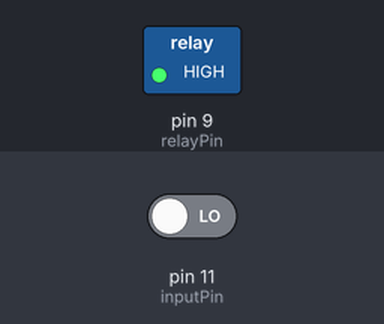
This sketch was run on a simulated Arduino Uno, built with avr-gcc and run on an emulated ATmega328P. Parts: switched loads named in the sketch (green lamp = pin HIGH). The test bench sets the inputs (shaded band); at power-on: pin 11 (inputPin) LOW. What the sketch prints to the serial monitor is not drawn.

Above: at 0.1 s.
At 29.1 s:
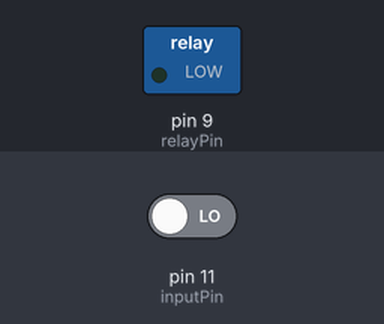
Timing chart, 0 to 30.6 s (numbered marks = the images above):
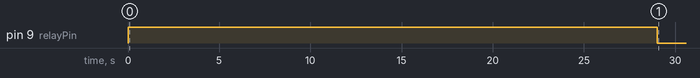

Measured:
- by itself, pin 9 (relayPin): HIGH → LOW at 29.0 s

The sketch:

pir_sensor_test_code.ino
```cpp
// (licence header left out)
int relayPin = 9; // choose the pin for the LED
int inputPin = 11; // choose the input pin (for PIR sensor)
int pirState = LOW; // we start, assuming no motion detected
int pirVal = 0; // variable for reading the pin status
int t1, t2, t, T,i;
void setup() {
  pinMode(relayPin, OUTPUT); // declare LED as output
  pinMode(inputPin, INPUT); // declare sensor as input
  Serial.begin(9600);
  digitalWrite(relayPin, HIGH);
  delay(5);
  Serial.println("            Programmed By- Sabbir Ahmed");
  Serial.println();
  Serial.println("Calibrating Sensors Please Wait...");
  for (i = 1; i < 30 ; i++) {
    Serial.print(".");
    delay(500);
    Serial.print(".");
    delay(500);
  }
  Serial.println();
  Serial.println("Done!");
  Serial.println();
}

void loop() {
  pirVal = digitalRead(inputPin); // read input pirValue
  if (pirVal == HIGH) { // check if the input is HIGH
    digitalWrite(relayPin, HIGH); // turn LED ON
    if (pirState == LOW) {
      // we have just turned on
      t1 = millis() / 1000;
      Serial.write('a');
      Serial.println("Motion detected!");
      Serial.print("Time: ");
      Serial.println(t1);
      pirState = HIGH;
    }
  } else {
    digitalWrite(relayPin, LOW); // turn LED OFF
    if (pirState == HIGH) {
      // we have just turned of
      t2 = millis() / 1000;
      Serial.println("Motion ended!");
      t = t2 - t1;
      Serial.print("End Time: ");
      Serial.println(t);
      // We only want to print on the output change, not state
      pirState = LOW;
    }
  }
  Serial.flush();
}
```
